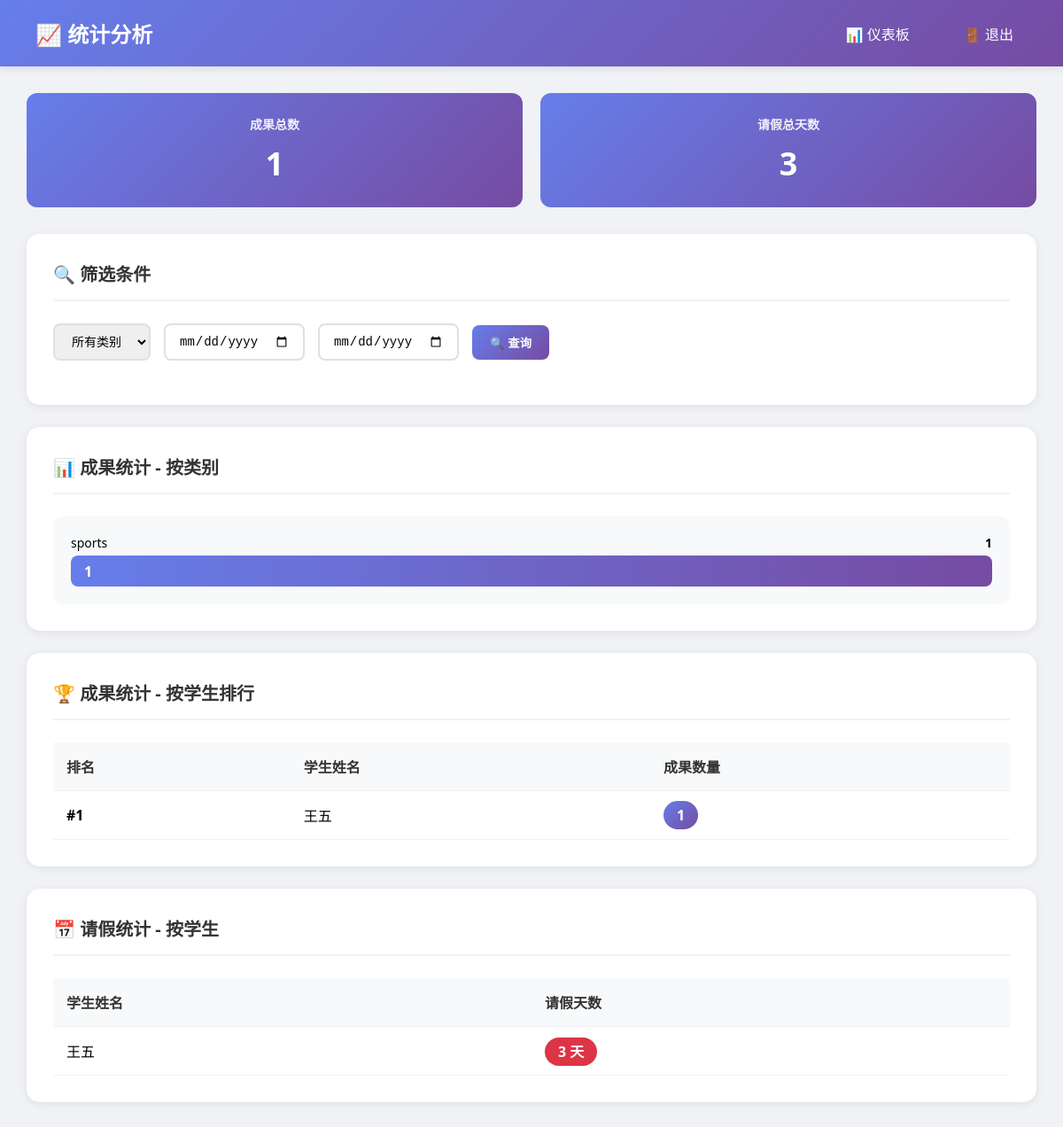
The page /admin/statistics (signed in) on the database its author committed.
### models.py (models this page shows, shortened)
class Achievement(db.Model):
    __tablename__ = 'achievements'
    id = db.Column(db.Integer, primary_key=True)
    title = db.Column(db.String(200), nullable=False)
    category = db.Column(db.String(50), nullable=False)
    description = db.Column(db.Text)
    submitter_id = db.Column(db.Integer, db.ForeignKey('users.id'), nullable=False)
    submitter_name = db.Column(db.String(80), nullable=False)
    attachment_path = db.Column(db.String(200))
    status = db.Column(db.String(20), default='pending')
    review_comment = db.Column(db.Text)
    submitted_at = db.Column(db.DateTime, default=datetime.utcnow)
    reviewed_at = db.Column(db.DateTime)
    reviewed_by = db.Column(db.Integer, db.ForeignKey('users.id'))
    is_public = db.Column(db.Boolean, default=False)

class User(UserMixin, db.Model):
    __tablename__ = 'users'
    id = db.Column(db.Integer, primary_key=True)
    username = db.Column(db.String(80), unique=True, nullable=False)
    real_name = db.Column(db.String(80), nullable=False)
    student_id = db.Column(db.String(20), unique=True, nullable=False)
    phone = db.Column(db.String(20), nullable=False)
    email = db.Column(db.String(120), nullable=False)
    password_hash = db.Column(db.String(256), nullable=False)
    role = db.Column(db.String(20), default='student')
    status = db.Column(db.String(20), default='pending')
    class_id = db.Column(db.Integer, db.ForeignKey('classes.id'), nullable=True)
    created_at = db.Column(db.DateTime, default=datetime.utcnow)
    monitor_application = db.Column(db.String(20), default='none')
    leaves = db.relationship('Leave', backref='student', lazy=True, foreign_keys='Leave.student_id')
    reviewed_leaves = db.relationship('Leave', backref='reviewer', lazy=True, foreign_keys='Leave.reviewed_by')
    achievements = db.relationship('Achievement', backref='submitter', lazy=True, foreign_keys='Achievement.submitter_id')
    reviewed_achievements = db.relationship('Achievement', backref='reviewer', lazy=True, foreign_keys='Achievement.reviewed_by')
    activity_registrations = db.relationship('ActivityRegistration', backref='student', lazy=True)
    created_activities = db.relationship('Activity', backref='creator', lazy=True, foreign_keys='Activity.created_by')
    check_in_records = db.relationship('CheckInRecord', backref='student', lazy=True)

### app.py (the view)
@app.route('/admin/statistics')
@login_required
@admin_required
def statistics():
    category = request.args.get('category', '')
    start_date = request.args.get('start_date', '')
    end_date = request.args.get('end_date', '')
    class_id = request.args.get('class_id', type=int)
    query = Achievement.query.filter_by(status='approved')
    if category:
        query = query.filter_by(category=category)
    if start_date:
        query = query.filter(Achievement.submitted_at >= datetime.strptime(start_date, '%Y-%m-%d'))
    if end_date:
        query = query.filter(Achievement.submitted_at <= datetime.strptime(end_date, '%Y-%m-%d') + timedelta(days=1))
    if class_id:
        query = query.join(User, Achievement.submitter_id == User.id).filter(User.class_id == class_id)
    achievements = query.all()
    stats_by_category = {}
    for ach in achievements:
        if ach.category not in stats_by_category:
            stats_by_category[ach.category] = 0
        stats_by_category[ach.category] += 1
    stats_by_student = {}
    for ach in achievements:
        if ach.submitter_name not in stats_by_student:
            stats_by_student[ach.submitter_name] = 0
        stats_by_student[ach.submitter_name] += 1
    leave_query = Leave.query.filter_by(status='approved')
    if class_id:
        leave_query = leave_query.join(User, Leave.student_id == User.id).filter(User.class_id == class_id)
    leave_stats = leave_query.all()
    leave_days_by_student = {}
    for leave in leave_stats:
        days = leave.days
        if leave.student.real_name not in leave_days_by_student:
            leave_days_by_student[leave.student.real_name] = 0
        leave_days_by_student[leave.student.real_name] += days
    total_achievements = len(achievements)
    total_leave_days = sum(leave_days_by_student.values())
    classes = Class.query.all()
    return render_template('admin/statistics.html',
                         achievements=achievements,
                         stats_by_category=stats_by_category,
                         stats_by_student=stats_by_student,
                         leave_days_by_student=leave_days_by_student,
                         total_achievements=total_achievements,
                         total_leave_days=total_leave_days,
                         classes=classes,
                         selected_class_id=class_id)

### app.py (called while the page is built)
@login_manager.user_loader
def load_user(user_id):
    return db.session.get(User, int(user_id))

@app.context_processor
def utility_processor():
    return {
        'now': datetime.now,
        'len': len
    }

### models.py (called while the page is built)
    @property
    def days(self):
        return (self.end_date - self.start_date).days + 1

### templates/admin/statistics.html (shortened to what this page needs)
<!DOCTYPE html>
<html lang="zh-CN">
<head>
</head>
<body>
    <div class="navbar">
        <h1>📈 统计分析</h1>
        <div class="nav-links">
            {% if current_user.role == 'teacher' %}
            <a href="{{ url_for('teacher_dashboard') }}">📊 仪表板</a>
            <a href="{{ url_for('teacher_class_info') }}">🏫 班级信息</a>
            {% elif current_user.role == 'monitor' %}
            <a href="{{ url_for('monitor_dashboard') }}">📊 仪表板</a>
            <a href="{{ url_for('class_fund') }}">💰 班费管理</a>
            {% else %}
            <a href="{{ url_for('admin_dashboard') }}">📊 仪表板</a>
            {% endif %}
            <a href="{{ url_for('logout') }}">🚪 退出</a>
        </div>
    </div>
    <div class="container">
        <div class="stats-summary">
            <div class="summary-item">
                <h3>成果总数</h3>
                <div class="number">{{ total_achievements }}</div>
            </div>
            <div class="summary-item">
                <h3>请假总天数</h3>
                <div class="number">{{ total_leave_days }}</div>
            </div>
        </div>
        <div class="card">
            <h2>🔍 筛选条件</h2>
            <form method="GET" class="filter-form">
                <select name="category">
                    <option value="">所有类别</option>
                </select>
                <input type="date" name="start_date" placeholder="开始日期" value="{{ request.args.get('start_date', '') }}">
                <input type="date" name="end_date" placeholder="结束日期" value="{{ request.args.get('end_date', '') }}">
                <button type="submit" class="btn btn-primary">🔍 查询</button>
            </form>
        </div>
        {% if stats_by_category %}
        <div class="card">
            <h2>📊 成果统计 - 按类别</h2>
            <div class="chart-container">
                {% for category, count in stats_by_category.items() %}
                <div class="chart-box">
                    <div class="bar-label">
                        <span>{{ category }}</span>
                        <strong>{{ count }}</strong>
                    </div>
                    <div class="bar" style="width: {{ (count / stats_by_category.values()|max * 100)|int }}%;">
                        {{ count }}
                    </div>
                </div>
                {% endfor %}
            </div>
        </div>
        {% endif %}
        {% if stats_by_student %}
        <div class="card">
            <h2>🏆 成果统计 - 按学生排行</h2>
            <table>
                <thead>
                    <tr>
                        <th>排名</th>
                        <th>学生姓名</th>
                        <th>成果数量</th>
                    </tr>
                </thead>
                <tbody>
                    {% for student, count in stats_by_student.items()|sort(attribute='1', reverse=True) %}
                    <tr>
                        <td><strong>#{{ loop.index }}</strong></td>
                        <td>{{ student }}</td>
                        <td><span style="background: linear-gradient(135deg, #667eea 0%, #764ba2 100%); color: white; padding: 5px 15px; border-radius: 20px; font-weight: 600;">{{ count }}</span></td>
                    </tr>
                    {% endfor %}
                </tbody>
            </table>
        </div>
        {% endif %}
        {% if leave_days_by_student %}
        <div class="card">
            <h2>📅 请假统计 - 按学生</h2>
            <table>
                <thead>
                    <tr>
                        <th>学生姓名</th>
                        <th>请假天数</th>
                    </tr>
                </thead>
                <tbody>
                    {% for student, days in leave_days_by_student.items()|sort(attribute='1', reverse=True) %}
                    <tr>
                        <td>{{ student }}</td>
                        <td><span style="background: #dc3545; color: white; padding: 5px 15px; border-radius: 20px; font-weight: 600;">{{ days }} 天</span></td>
                    </tr>
                    {% endfor %}
                </tbody>
            </table>
        </div>
        {% endif %}
    </div>
</body>
</html>

### templates/admin/statistics.html (style rules this page uses)
* { margin: 0; padding: 0; box-sizing: border-box; }
body { font-family: 'Segoe UI', Tahoma, Geneva, Verdana, sans-serif; background: #f0f2f5; }
.navbar { background: linear-gradient(135deg, #667eea 0%, #764ba2 100%); color: white; padding: 20px 40px; display: flex; justify-content: space-between; align-items: center; box-shadow: 0 2px 10px rgba(0,0,0,0.1); }
.navbar h1 { font-size: 24px; }
.nav-links a { color: white; text-decoration: none; margin-left: 25px; padding: 8px 16px; border-radius: 6px; transition: background 0.3s; }
.container { max-width: 1400px; margin: 30px auto; padding: 0 30px; }
.card { background: white; padding: 30px; border-radius: 15px; box-shadow: 0 2px 10px rgba(0,0,0,0.08); margin-bottom: 25px; }
.card h2 { margin-bottom: 25px; color: #333; font-size: 20px; padding-bottom: 15px; border-bottom: 2px solid #f0f2f5; }
.filter-form { display: flex; gap: 15px; margin-bottom: 20px; flex-wrap: wrap; align-items: center; }
.filter-form input, .filter-form select { padding: 10px 15px; border: 2px solid #e0e0e0; border-radius: 8px; font-size: 14px; }
.btn { padding: 10px 20px; border: none; border-radius: 8px; cursor: pointer; font-weight: 600; transition: all 0.3s; }
.btn-primary { background: linear-gradient(135deg, #667eea 0%, #764ba2 100%); color: white; }
table { width: 100%; border-collapse: collapse; }
th, td { padding: 15px; text-align: left; border-bottom: 1px solid #f0f2f5; }
th { background: #f8f9fa; font-weight: 600; color: #333; }
.stats-summary { display: grid; grid-template-columns: repeat(auto-fit, minmax(200px, 1fr)); gap: 20px; margin-bottom: 30px; }
.summary-item { background: linear-gradient(135deg, #667eea 0%, #764ba2 100%); color: white; padding: 25px; border-radius: 12px; text-align: center; }
.summary-item h3 { font-size: 14px; margin-bottom: 10px; opacity: 0.9; }
.summary-item .number { font-size: 36px; font-weight: bold; }
.chart-container { display: grid; grid-template-columns: repeat(auto-fit, minmax(300px, 1fr)); gap: 20px; margin-top: 20px; }
.chart-box { background: #f8f9fa; padding: 20px; border-radius: 10px; }
.bar-label { display: flex; justify-content: space-between; margin-bottom: 5px; font-size: 14px; }
.bar { background: linear-gradient(90deg, #667eea 0%, #764ba2 100%); height: 35px; border-radius: 8px; display: flex; align-items: center; padding-left: 15px; color: white; font-weight: 600; transition: width 0.5s; }

### rows shown on the page
Achievement: category "sports", count "1", {{ (count / stats_by_category.values()|max * 100)|int }} 100 (drawn), submitter_name "王五"
User: real_name "王五", days "3"

### other values the page prints
{{ total_achievements }} "1"
{{ total_leave_days }} "3"
